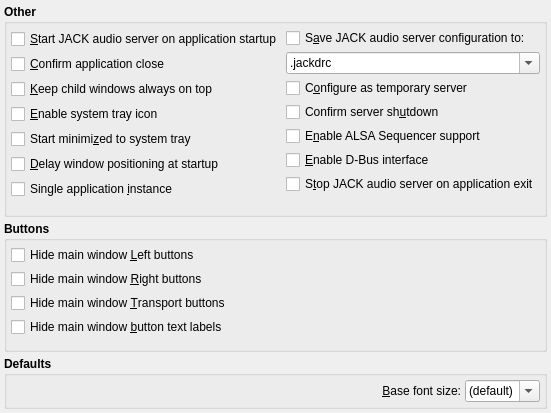
     <widget class="QWidget" name="MiscTabPage">
      <attribute name="title">
       <string>Misc</string>
      </attribute>
      <layout class="QVBoxLayout">
       <property name="spacing">
        <number>4</number>
       </property>
       <property name="leftMargin">
        <number>4</number>
       </property>
       <property name="topMargin">
        <number>4</number>
       </property>
       <property name="rightMargin">
        <number>4</number>
       </property>
       <property name="bottomMargin">
        <number>4</number>
       </property>
       <item>
        <widget class="QGroupBox" name="OtherGroupBox">
         <property name="font">
          <font>
           <weight>75</weight>
           <bold>true</bold>
          </font>
         </property>
         <property name="title">
          <string>Other</string>
         </property>
         <property name="flat">
          <bool>true</bool>
         </property>
         <layout class="QGridLayout">
          <property name="leftMargin">
           <number>4</number>
          </property>
          <property name="topMargin">
           <number>4</number>
          </property>
          <property name="rightMargin">
           <number>4</number>
          </property>
          <property name="bottomMargin">
           <number>4</number>
          </property>
          <property name="spacing">
           <number>4</number>
          </property>
          <item row="0" column="0">
           <layout class="QVBoxLayout">
            <property name="spacing">
             <number>4</number>
            </property>
            <property name="leftMargin">
             <number>0</number>
            </property>
            <property name="topMargin">
             <number>0</number>
            </property>
            <property name="rightMargin">
             <number>0</number>
            </property>
            <property name="bottomMargin">
             <number>0</number>
            </property>
            <item>
             <widget class="QCheckBox" name="StartJackCheckBox">
              <property name="font">
               <font>
                <weight>50</weight>
                <bold>false</bold>
               </font>
              </property>
              <property name="toolTip">
               <string>Whether to start JACK audio server immediately on application startup</string>
              </property>
              <property name="text">
               <string>&amp;Start JACK audio server on application startup</string>
              </property>
              <property name="shortcut">
               <string>Alt+S</string>
              </property>
             </widget>
            </item>
            <item>
             <widget class="QCheckBox" name="QueryCloseCheckBox">
              <property name="font">
               <font>
                <weight>50</weight>
                <bold>false</bold>
               </font>
              </property>
              <property name="toolTip">
               <string>Whether to ask for confirmation on application exit</string>
              </property>
              <property name="text">
               <string>&amp;Confirm application close</string>
              </property>
              <property name="shortcut">
               <string>Alt+C</string>
              </property>
             </widget>
            </item>
            <item>
             <widget class="QCheckBox" name="KeepOnTopCheckBox">
              <property name="font">
               <font>
                <weight>50</weight>
                <italic>false</italic>
                <bold>false</bold>
               </font>
              </property>
              <property name="toolTip">
               <string>Whether to keep all child windows on top of the main window</string>
              </property>
              <property name="text">
               <string>&amp;Keep child windows always on top</string>
              </property>
              <property name="shortcut">
               <string>Alt+K</string>
              </property>
             </widget>
            </item>
            <item>
             <widget class="QCheckBox" name="SystemTrayCheckBox">
              <property name="font">
               <font>
                <weight>50</weight>
                <bold>false</bold>
               </font>
              </property>
              <property name="toolTip">
               <string>Whether to enable the system tray icon</string>
              </property>
              <property name="text">
               <string>&amp;Enable system tray icon</string>
              </property>
              <property name="shortcut">
               <string>Alt+E</string>
              </property>
             </widget>
            </item>
            <item>
             <widget class="QCheckBox" name="StartMinimizedCheckBox">
              <property name="font">
               <font>
                <weight>50</weight>
                <bold>false</bold>
               </font>
              </property>
              <property name="toolTip">
               <string>Whether to start minimized to system tray</string>
              </property>
              <property name="text">
               <string>Start minimi&amp;zed to system tray</string>
              </property>
              <property name="shortcut">
               <string>Alt+Z</string>
              </property>
             </widget>
            </item>
            <item>
             <widget class="QCheckBox" name="DelayedSetupCheckBox">
              <property name="font">
               <font>
                <weight>50</weight>
                <bold>false</bold>
               </font>
              </property>
              <property name="toolTip">
               <string>Whether to delay window positioning at application startup</string>
              </property>
              <property name="text">
               <string>&amp;Delay window positioning at startup</string>
              </property>
              <property name="shortcut">
               <string>Alt+D</string>
              </property>
             </widget>
            </item>
            <item>
             <widget class="QCheckBox" name="SingletonCheckBox">
              <property name="font">
               <font>
                <weight>50</weight>
                <bold>false</bold>
               </font>
              </property>
              <property name="toolTip">
               <string>Whether to restrict to one single application instance (X11)</string>
              </property>
              <property name="text">
               <string>Single application &amp;instance</string>
              </property>
              <property name="shortcut">
               <string>Alt+I</string>
              </property>
             </widget>
            </item>
           </layout>
          </item>
          <item row="0" column="1">
           <layout class="QVBoxLayout">
            <property name="spacing">
             <number>4</number>
            </property>
            <property name="leftMargin">
             <number>0</number>
            </property>
            <property name="topMargin">
             <number>0</number>
            </property>
            <property name="rightMargin">
             <number>0</number>
            </property>
            <property name="bottomMargin">
             <number>0</number>
            </property>
            <item>
             <widget class="QCheckBox" name="ServerConfigCheckBox">
              <property name="font">
               <font>
                <weight>50</weight>
                <bold>false</bold>
               </font>
              </property>
              <property name="toolTip">
               <string>Whether to save the JACK server command-line configuration into a local file (auto-start)</string>
              </property>
              <property name="text">
               <string>S&amp;ave JACK audio server configuration to:</string>
              </property>
              <property name="shortcut">
               <string>Alt+A</string>
              </property>
             </widget>
            </item>
            <item>
             <widget class="QComboBox" name="ServerConfigNameComboBox">
              <property name="font">
               <font>
                <weight>50</weight>
                <bold>false</bold>
               </font>
              </property>
              <property name="toolTip">
               <string>The server configuration local file name (auto-start)</string>
              </property>
              <property name="editable">
               <bool>true</bool>
              </property>
              <item>
               <property name="text">
                <string>.jackdrc</string>
               </property>
              </item>
             </widget>
            </item>
            <item>
             <widget class="QCheckBox" name="ServerConfigTempCheckBox">
              <property name="font">
               <font>
                <weight>50</weight>
                <bold>false</bold>
               </font>
              </property>
              <property name="toolTip">
               <string>Whether to exit once all clients have closed (auto-start)</string>
              </property>
              <property name="text">
               <string>C&amp;onfigure as temporary server</string>
              </property>
              <property name="shortcut">
               <string>Alt+O</string>
              </property>
             </widget>
            </item>
            <item>
             <widget class="QCheckBox" name="QueryShutdownCheckBox">
              <property name="font">
               <font>
                <weight>50</weight>
                <bold>false</bold>
               </font>
              </property>
              <property name="toolTip">
               <string>Whether to ask for confirmation on JACK audio server shutdown</string>
              </property>
              <property name="text">
               <string>Confirm server sh&amp;utdown</string>
              </property>
              <property name="shortcut">
               <string>Alt+U</string>
              </property>
             </widget>
            </item>
            <item>
             <widget class="QCheckBox" name="AlsaSeqEnabledCheckBox">
              <property name="font">
               <font>
                <weight>50</weight>
                <bold>false</bold>
               </font>
              </property>
              <property name="toolTip">
               <string>Whether to enable ALSA Sequencer (MIDI) support on startup</string>
              </property>
              <property name="text">
               <string>E&amp;nable ALSA Sequencer support</string>
              </property>
              <property name="shortcut">
               <string>Alt+N</string>
              </property>
             </widget>
            </item>
            <item>
             <widget class="QCheckBox" name="DBusEnabledCheckBox">
              <property name="font">
               <font>
                <weight>50</weight>
                <bold>false</bold>
               </font>
              </property>
              <property name="toolTip">
               <string>Whether to enable D-Bus interface</string>
              </property>
              <property name="text">
               <string>&amp;Enable D-Bus interface</string>
              </property>
              <property name="shortcut">
               <string>Alt+B</string>
              </property>
             </widget>
            </item>
            <item>
             <widget class="QCheckBox" name="StopJackCheckBox">
              <property name="font">
               <font>
                <weight>50</weight>
                <bold>false</bold>
               </font>
              </property>
              <property name="toolTip">
               <string>Whether to stop JACK audio server on application exit</string>
              </property>
              <property name="text">
               <string>S&amp;top JACK audio server on application exit</string>
              </property>
              <property name="shortcut">
               <string>Alt+Q</string>
              </property>
             </widget>
            </item>
            <item>
             <spacer>
              <property name="orientation">
               <enum>Qt::Vertical</enum>
              </property>
              <property name="sizeType">
               <enum>QSizePolicy::Expanding</enum>
              </property>
              <property name="sizeHint" stdset="0">
               <size>
                <width>8</width>
                <height>8</height>
               </size>
              </property>
             </spacer>
            </item>
           </layout>
          </item>
          <item row="1" column="0" colspan="2">
           <spacer>
            <property name="orientation">
             <enum>Qt::Vertical</enum>
            </property>
            <property name="sizeType">
             <enum>QSizePolicy::Expanding</enum>
            </property>
            <property name="sizeHint" stdset="0">
             <size>
              <width>8</width>
              <height>8</height>
             </size>
            </property>
           </spacer>
          </item>
         </layout>
        </widget>
       </item>
       <item>
        <widget class="QGroupBox" name="ButtonsGroupBox">
         <property name="font">
          <font>
           <weight>75</weight>
           <bold>true</bold>
          </font>
         </property>
         <property name="title">
          <string>Buttons</string>
         </property>
         <property name="flat">
          <bool>true</bool>
         </property>
         <layout class="QGridLayout">
          <property name="leftMargin">
           <number>4</number>
          </property>
          <property name="topMargin">
           <number>4</number>
          </property>
          <property name="rightMargin">
           <number>4</number>
          </property>
          <property name="bottomMargin">
           <number>4</number>
          </property>
          <property name="spacing">
           <number>4</number>
          </property>
          <item row="0" column="0">
           <layout class="QVBoxLayout">
            <property name="spacing">
             <number>4</number>
            </property>
            <property name="leftMargin">
             <number>0</number>
            </property>
            <property name="topMargin">
             <number>0</number>
            </property>
            <property name="rightMargin">
             <number>0</number>
            </property>
            <property name="bottomMargin">
             <number>0</number>
            </property>
            <item>
             <widget class="QCheckBox" name="LeftButtonsCheckBox">
              <property name="font">
               <font>
                <weight>50</weight>
                <bold>false</bold>
               </font>
              </property>
              <property name="toolTip">
               <string>Whether to hide the left button group on the main window</string>
              </property>
              <property name="text">
               <string>Hide main window &amp;Left buttons</string>
              </property>
              <property name="shortcut">
               <string>Alt+L</string>
              </property>
             </widget>
            </item>
            <item>
             <widget class="QCheckBox" name="RightButtonsCheckBox">
              <property name="font">
               <font>
                <weight>50</weight>
                <bold>false</bold>
               </font>
              </property>
              <property name="toolTip">
               <string>Whether to hide the right button group on the main window</string>
              </property>
              <property name="text">
               <string>Hide main window &amp;Right buttons</string>
              </property>
              <property name="shortcut">
               <string>Alt+R</string>
              </property>
             </widget>
            </item>
            <item>
             <widget class="QCheckBox" name="TransportButtonsCheckBox">
              <property name="font">
               <font>
                <weight>50</weight>
                <bold>false</bold>
               </font>
              </property>
              <property name="toolTip">
               <string>Whether to hide the transport button group on the main window</string>
              </property>
              <property name="text">
               <string>Hide main window &amp;Transport buttons</string>
              </property>
              <property name="shortcut">
               <string>Alt+T</string>
              </property>
             </widget>
            </item>
            <item>
             <widget class="QCheckBox" name="TextLabelsCheckBox">
              <property name="font">
               <font>
                <weight>50</weight>
                <bold>false</bold>
               </font>
              </property>
              <property name="toolTip">
               <string>Whether to hide the text labels on the main window buttons</string>
              </property>
              <property name="text">
               <string>Hide main window &amp;button text labels</string>
              </property>
              <property name="shortcut">
               <string>Alt+B</string>
              </property>
             </widget>
            </item>
           </layout>
          </item>
          <item row="1" column="0" colspan="2">
           <spacer>
            <property name="orientation">
             <enum>Qt::Vertical</enum>
            </property>
            <property name="sizeType">
             <enum>QSizePolicy::Expanding</enum>
            </property>
            <property name="sizeHint" stdset="0">
             <size>
              <width>8</width>
              <height>8</height>
             </size>
            </property>
           </spacer>
          </item>
         </layout>
        </widget>
       </item>
       <item>
        <widget class="QGroupBox" name="DefaultsGroupBox">
         <property name="font">
          <font>
           <weight>75</weight>
           <bold>true</bold>
          </font>
         </property>
         <property name="title">
          <string>Defaults</string>
         </property>
         <property name="flat">
          <bool>true</bool>
         </property>
         <layout class="QHBoxLayout">
          <property name="spacing">
           <number>4</number>
          </property>
          <property name="leftMargin">
           <number>4</number>
          </property>
          <property name="topMargin">
           <number>4</number>
          </property>
          <property name="rightMargin">
           <number>4</number>
          </property>
          <property name="bottomMargin">
           <number>4</number>
          </property>
          <item>
           <spacer>
            <property name="orientation">
             <enum>Qt::Horizontal</enum>
            </property>
            <property name="sizeType">
             <enum>QSizePolicy::Expanding</enum>
            </property>
            <property name="sizeHint" stdset="0">
             <size>
              <width>8</width>
              <height>8</height>
             </size>
            </property>
           </spacer>
          </item>
          <item>
           <widget class="QLabel" name="BaseFontSizeTextLabel">
            <property name="font">
             <font>
              <weight>50</weight>
              <bold>false</bold>
             </font>
            </property>
            <property name="text">
             <string>&amp;Base font size:</string>
            </property>
            <property name="alignment">
             <set>Qt::AlignRight|Qt::AlignTrailing|Qt::AlignVCenter</set>
            </property>
            <property name="buddy">
             <cstring>BaseFontSizeComboBox</cstring>
            </property>
           </widget>
          </item>
          <item>
           <widget class="QComboBox" name="BaseFontSizeComboBox">
            <property name="font">
             <font>
              <weight>50</weight>
              <bold>false</bold>
             </font>
            </property>
            <property name="toolTip">
             <string>Base application font size (pt.)</string>
            </property>
            <property name="editable">
             <bool>true</bool>
            </property>
            <item>
             <property name="text">
              <string>(default)</string>
             </property>
            </item>
            <item>
             <property name="text">
              <string>6</string>
             </property>
            </item>
            <item>
             <property name="text">
              <string>7</string>
             </property>
            </item>
            <item>
             <property name="text">
              <string>8</string>
             </property>
            </item>
            <item>
             <property name="text">
              <string>9</string>
             </property>
            </item>
            <item>
             <property name="text">
              <string>10</string>
             </property>
            </item>
            <item>
             <property name="text">
              <string>11</string>
             </property>
            </item>
            <item>
             <property name="text">
              <string>12</string>
             </property>
            </item>
           </widget>
          </item>
         </layout>
        </widget>
       </item>
      </layout>
     </widget>
